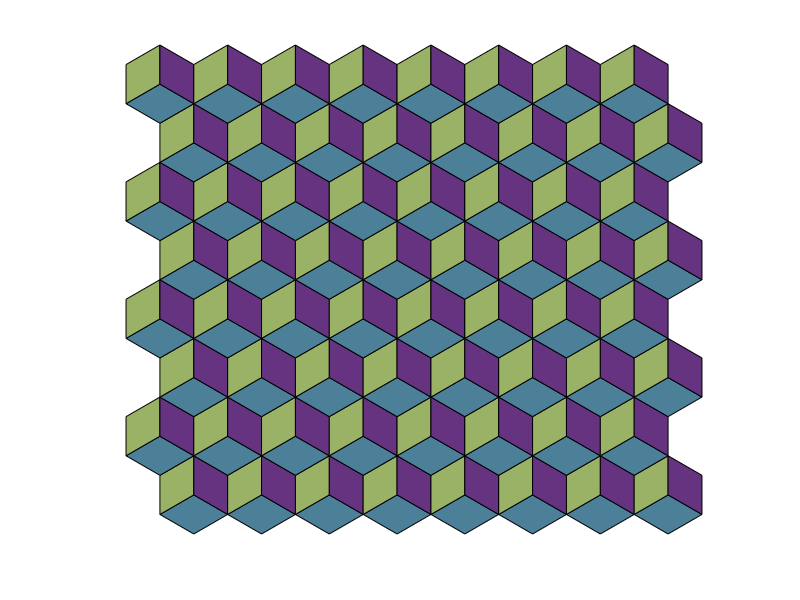

This figure's MATLAB source:
%Polytiling2
x=[0 1 0 -1;0 -1 -1 0;0 0 1 1];
y=[0 -1/sqrt(3) -2/sqrt(3) -1/sqrt(3);...
   0 -1/sqrt(3)  1/sqrt(3)  1/cos(pi/6);...
   0  1/cos(pi/6)  1/sqrt(3) -1/sqrt(3)];
%patch(x',y','r')
%axis square tight
colmap1=[0.3 0.4 0.2;0.5 0.6 0.7;0.4 0.8 0.9];
colmap2=[0.3 0.5 0.6;0.6 0.7 0.4;0.4 0.2 0.5];
total=8;
gap=1/cos(pi/6)+1/sqrt(3);
rough=-1;
for ky=1:total
        rough=-rough;
    for kx=1:total
        %if mod(kx+ky,2)==0
        % patch(x'+kx*2+rough/2,y'+ky*gap,'r','facecolor','flat'...
        %     ,'facevertexcdata',colmap2,'linewidth',1.5);
       % else
         patch(x(1,:)'+kx*2+rough/2,y(1,:)'+ky*gap,'r','facecolor',colmap2(1,:));
         patch(x(2,:)'+kx*2+rough/2,y(2,:)'+ky*gap,'r','facecolor',colmap2(2,:));
         patch(x(3,:)'+kx*2+rough/2,y(3,:)'+ky*gap,'r','facecolor',colmap2(3,:));
        %end
        
    end
end
%zoom(1.6)
%set(gcf,'position',[0 0 800 800])
%set(gca,'position',[0.01 0.01 0.95 0.95 ])
axis off equal
%export_fig eps rombille
